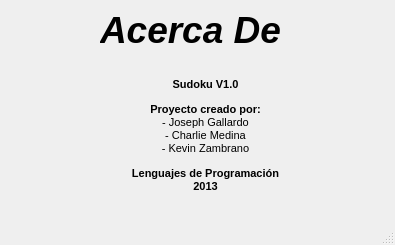
<?xml version="1.0" encoding="UTF-8"?>
<ui version="4.0">
 <class>AcercaDe</class>
 <widget class="QMainWindow" name="AcercaDe">
  <property name="geometry">
   <rect>
    <x>0</x>
    <y>0</y>
    <width>395</width>
    <height>245</height>
   </rect>
  </property>
  <property name="windowTitle">
   <string>MainWindow</string>
  </property>
  <widget class="QWidget" name="centralwidget">
   <widget class="QLabel" name="acercaDe">
    <property name="geometry">
     <rect>
      <x>100</x>
      <y>0</y>
      <width>191</width>
      <height>61</height>
     </rect>
    </property>
    <property name="text">
     <string>&lt;html&gt;&lt;head/&gt;&lt;body&gt;&lt;p&gt;&lt;span style=&quot; font-size:28pt; font-weight:600; font-style:italic;&quot;&gt;Acerca De&lt;/span&gt;&lt;/p&gt;&lt;/body&gt;&lt;/html&gt;</string>
    </property>
   </widget>
   <widget class="QLabel" name="contenido">
    <property name="geometry">
     <rect>
      <x>50</x>
      <y>60</y>
      <width>311</width>
      <height>151</height>
     </rect>
    </property>
    <property name="text">
     <string>&lt;!DOCTYPE HTML PUBLIC &quot;-//W3C//DTD HTML 4.0//EN&quot; &quot;http://www.w3.org/TR/REC-html40/strict.dtd&quot;&gt;
&lt;html&gt;&lt;head&gt;&lt;meta name=&quot;qrichtext&quot; content=&quot;1&quot; /&gt;&lt;style type=&quot;text/css&quot;&gt;
p, li { white-space: pre-wrap; }
&lt;/style&gt;&lt;/head&gt;&lt;body style=&quot; font-family:'MS Shell Dlg 2'; font-size:8pt; font-weight:400; font-style:normal;&quot;&gt;
&lt;p align=&quot;center&quot; style=&quot; margin-top:12px; margin-bottom:12px; margin-left:0px; margin-right:0px; -qt-block-indent:0; text-indent:0px;&quot;&gt;&lt;span style=&quot; font-weight:600;&quot;&gt;Sudoku V1.0&lt;/span&gt;&lt;/p&gt;
&lt;p align=&quot;center&quot; style=&quot; margin-top:12px; margin-bottom:12px; margin-left:0px; margin-right:0px; -qt-block-indent:0; text-indent:0px;&quot;&gt;&lt;span style=&quot; font-weight:600;&quot;&gt;Proyecto creado por:&lt;br /&gt;&lt;/span&gt;- Joseph Gallardo&lt;br /&gt;- Charlie Medina&lt;br /&gt;- Kevin Zambrano&lt;/p&gt;
&lt;p align=&quot;center&quot; style=&quot; margin-top:12px; margin-bottom:12px; margin-left:0px; margin-right:0px; -qt-block-indent:0; text-indent:0px;&quot;&gt;&lt;span style=&quot; font-weight:600;&quot;&gt;Lenguajes de Programación&lt;/span&gt;&lt;br /&gt;&lt;span style=&quot; font-weight:600;&quot;&gt;2013&lt;/span&gt;&lt;/p&gt;&lt;/body&gt;&lt;/html&gt;</string>
    </property>
   </widget>
  </widget>
  <widget class="QMenuBar" name="menubar">
   <property name="geometry">
    <rect>
     <x>0</x>
     <y>0</y>
     <width>395</width>
     <height>20</height>
    </rect>
   </property>
  </widget>
  <widget class="QStatusBar" name="statusbar"/>
 </widget>
 <resources/>
 <connections/>
</ui>
